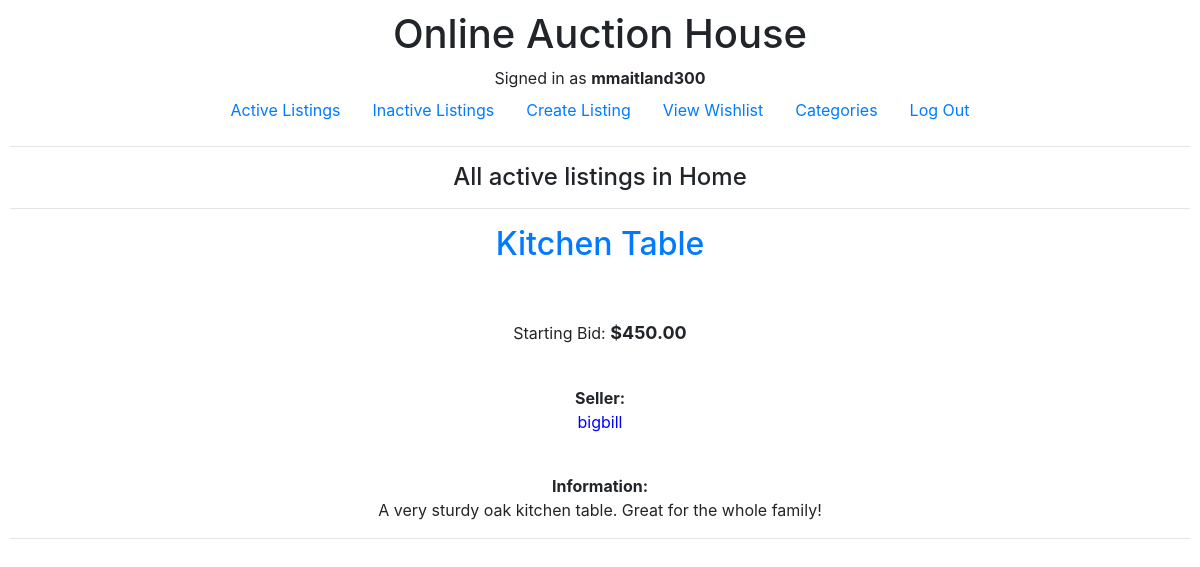
Screenshot of /listing/Home (signed in) with the database file from the repository.
### auctions/models.py (models this page shows, shortened)
class User(AbstractUser):
    pass

class AuctionListing(models.Model):
    user = models.ForeignKey(User, on_delete = models.CASCADE, related_name = "seller")
    title = models.CharField(max_length = 64)
    description = models.TextField()
    start_bid = models.IntegerField()
    image = models.URLField(blank = True)
    category = models.CharField(blank = True, max_length = 64)
    active = models.BooleanField(blank = False, default = True)
    winner = models.ForeignKey(User, blank = True, on_delete = models.CASCADE, related_name = "buyer", null = True)

### auctions/views.py (the view)
# urls.py: path("listing/<str:category>", views.category_listings, name="category_listings")
def category_listings(request, category):
    listings = AuctionListing.objects.filter(category=category)
    return render(request, "auctions/category_listings.html", {
        "listings": listings,
        "category": category,
    })

### auctions/templates/auctions/category_listings.html (shortened to what this page needs)
{% extends "auctions/layout.html" %}
{% block body %}
    <h4>All active listings in {{ category }}</h4>
    <hr>
    {% for listing in listings %}
        {% if listing.active %}
        <h2><a href="{% url 'listing' listing.id %}">{{ listing.title }}</a></h2>
        {% if listing.image %}
            <div><img style = "width: 30vw;" src = "{{ listing.image }}" alt=""></div>
        {% endif %}
        <br>
         <p>Starting Bid: <span style = "font-weight:bold; font-size:large">${{listing.start_bid}}.00</span></p>
        <br>
        <div><strong>Seller:</strong> <p style="color:blue;">{{ listing.user }}</p></div>
        <br>
        <div><strong>Information:</strong> <p>{{listing.description}}</p></div>
        <hr>
        {% endif %}
    {% endfor %}
{% endblock %}

### auctions/templates/auctions/layout.html (shortened to what this page needs)
{% load static %}
<!DOCTYPE html>
<html lang="en">
    <head>
        <link rel="stylesheet" href="https://stackpath.bootstrapcdn.com/bootstrap/4.4.1/css/bootstrap.min.css">
        <link href="{% static 'auctions/styles.css' %}" rel="stylesheet">
    </head>
    <body style="text-align:center;">
        <div class="display:flex; align-items:center; justify-content:center;">
        <h1>Online Auction House</h1>
        <div>
            {% if user.is_authenticated %}
                Signed in as <strong>{{ user.username }}</strong>
            {% else %}
                Not signed in.
            {% endif %}
        </div>
        <ul class="nav justify-content-center">
            <li class="nav-item">
                <a class="nav-link" href="{% url 'index' %}">Active Listings</a>
            </li>
            <li class="nav-item">
                <a class="nav-link" href="{% url 'inactive' %}">Inactive Listings</a>
            </li>
            {% if user.is_authenticated %}
            <li class="nav-item">
                <a class="nav-link" href="{% url 'create' %}">Create Listing</a>
            </li>
            <li class="nav-item">
                <a class="nav-link" href="{% url 'watchlist' %}">View Wishlist</a>
            </li>
            <li class="nav-item">
                <a class="nav-link" href="{% url 'categories' %}">Categories</a>
            </li>
                <li class="nav-item">
                    <a class="nav-link" href="{% url 'logout' %}">Log Out</a>
                </li>
            {% endif %}
        </ul>
        <hr>
        {% block body %}
        {% endblock %}
        </div>
    </body>
</html>

### auctions/static/auctions/styles.css (style rules this page uses)
body { padding: 10px; }

### rows the page displays
User: username "mmaitland300"
AuctionListing: title "Kitchen Table", start_bid "450", user "bigbill", description "A very sturdy oak kitchen table. Great for the whole family!"

### other values shown
{{ category }} "Home"
